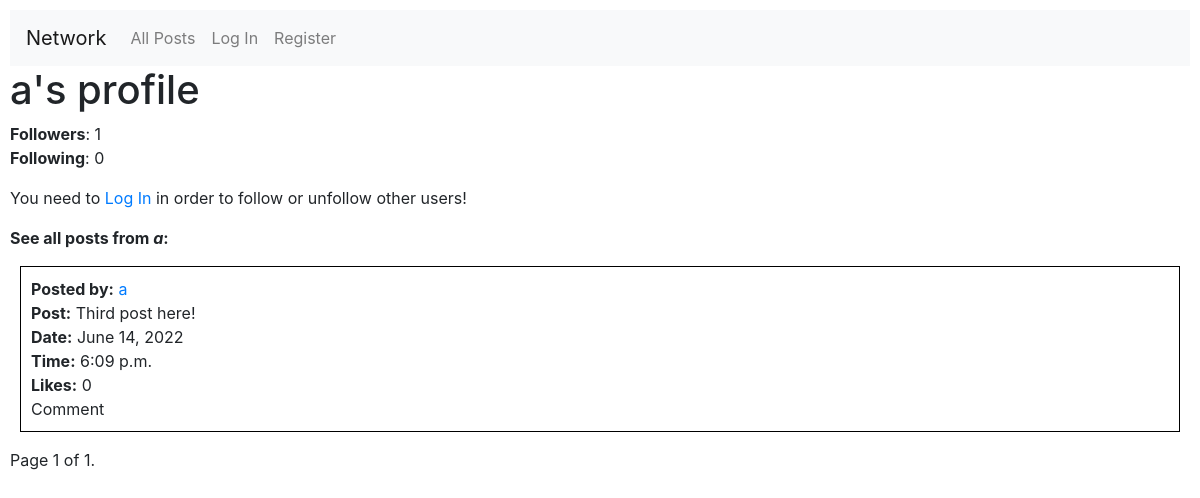
The page /user/a on the database as committed earlier.
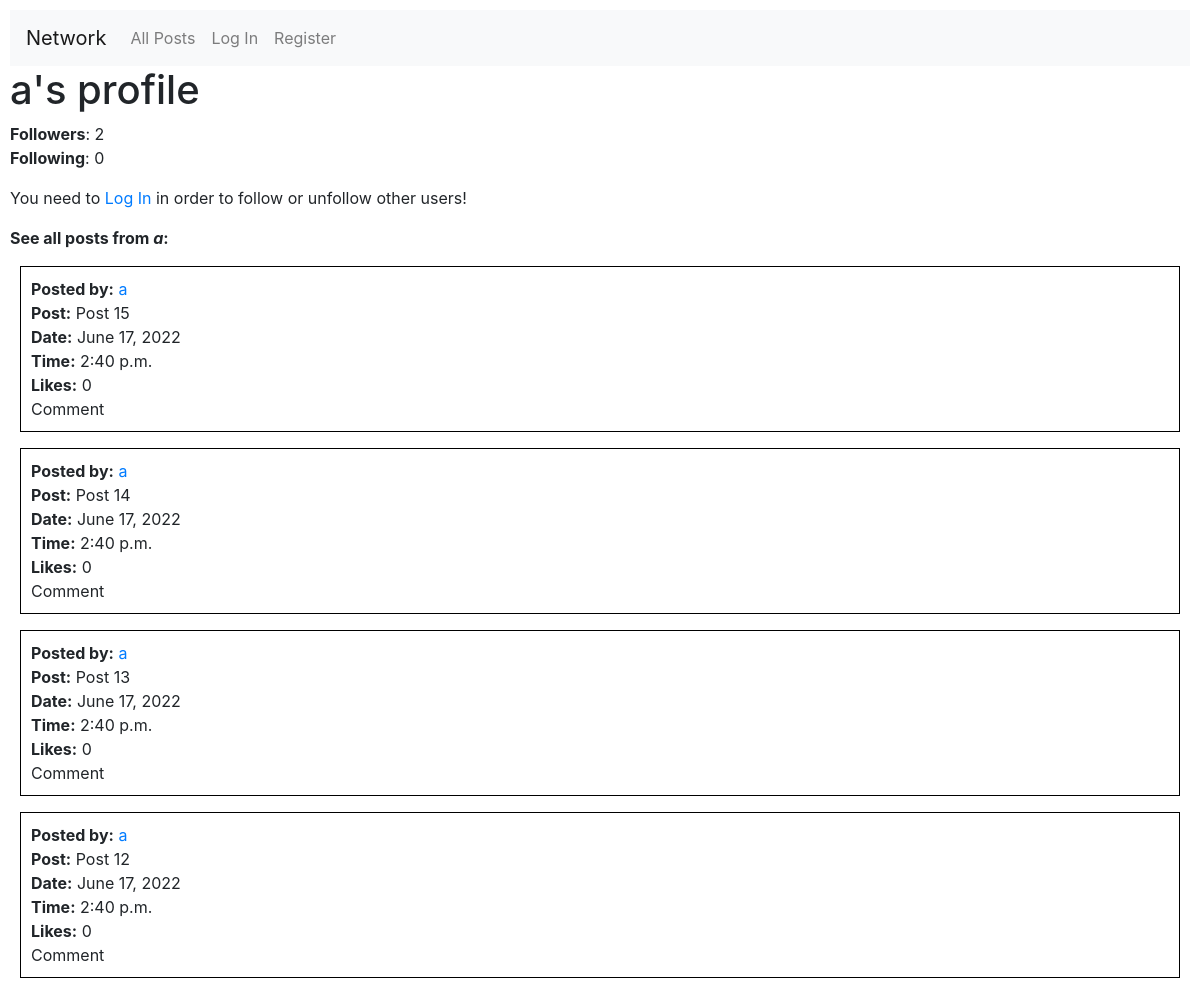
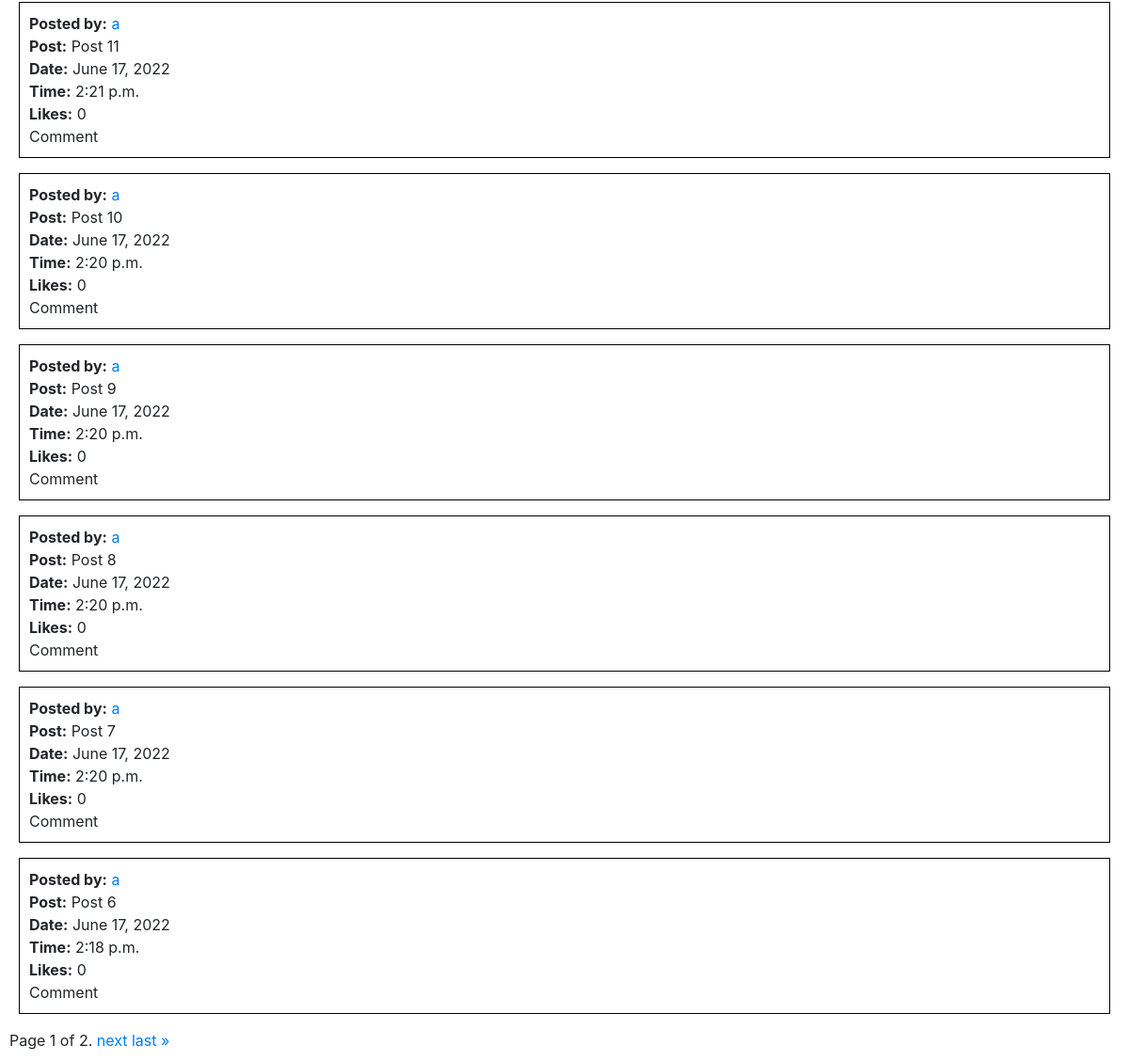
The same page on the database as committed later (2 pictures, top to bottom).
### network/models.py (models this page shows, shortened)
class Post(models.Model):
    userid = models.ForeignKey(User, on_delete=models.CASCADE, related_name="user")
    post = models.TextField(max_length=500)
    datetime = models.DateTimeField(default=datetime.now)
    likes = models.IntegerField(default=0)

class User(AbstractUser):
    pass
    def __str__(self):
        return f"USER NUMBER '{self.id}' is '{self.username}'. LAST CONNEXION: {self.last_login}."

### network/views.py (the view)
# urls.py: path("user/<str:username>", views.profile_page, name="profile_page"),
def profile_page(request, username):
    if request.method == "POST":
        if 'follow' in request.POST:
            try:
                user_profiled = User.objects.filter(username=username)
                user_profiled_id = user_profiled.values_list('id', flat=True)
                user_profiled_id = user_profiled_id[0]
                user_posts = Post.objects.filter(userid=user_profiled_id).order_by('-id')
                paginator = Paginator(user_posts, 10) # test Paginator with 10 per page
                page_number = request.GET.get('page')
                page_obj = paginator.get_page(page_number)
                amount_of_followers = Follower.objects.filter(followed=user_profiled_id).count()
                amount_of_following = Follower.objects.filter(follower=user_profiled_id).count()
                user_logged_in = request.user.id
                isfollowing = Follower.objects.filter(followed=user_profiled_id,follower=user_logged_in).count()
                followed = User.objects.filter(id=user_profiled_id)
                followed = followed[0]
                follower = User.objects.filter(id=user_logged_in)
                follower = follower[0]
                follow = Follower(followed=followed,follower=follower)
                follow.save()
                amount_of_followers = Follower.objects.filter(followed=user_profiled_id).count()
                amount_of_following = Follower.objects.filter(follower=user_profiled_id).count()
                isfollowing = Follower.objects.filter(followed=user_profiled_id,follower=user_logged_in).count()
                return render(request, "network/profile.html", {
                            "username": username,
                            "user_profiled": user_profiled,
                            "user_profiled_id": user_profiled_id,
                            "amount_of_followers": amount_of_followers,
                            "amount_of_following": amount_of_following,
                            "user_logged_in": user_logged_in,
                            "isfollowing": isfollowing,
                            "user_posts": user_posts,
                            "post_request": "follow",
                            "page_obj": page_obj
                        })
            except IndexError:
                return render(request, "network/missingprofile.html", {
                            "username": username,
                        })
        elif 'unfollow' in request.POST:
            try:
                user_profiled = User.objects.filter(username=username)
                user_profiled_id = user_profiled.values_list('id', flat=True)
                user_profiled_id = user_profiled_id[0]
                user_posts = Post.objects.filter(userid=user_profiled_id).order_by('-id')
                paginator = Paginator(user_posts, 10) # test Paginator with 10 per page
                page_number = request.GET.get('page')
                page_obj = paginator.get_page(page_number)
                amount_of_followers = Follower.objects.filter(followed=user_profiled_id).count()
                amount_of_following = Follower.objects.filter(follower=user_profiled_id).count()
                user_logged_in = request.user.id
                user_logged_in = int(user_logged_in)
                isfollowing = Follower.objects.filter(followed=user_profiled_id,follower=user_logged_in).count()
                followed = User.objects.filter(id=user_profiled_id)
                followed = followed[0]
                follower = User.objects.filter(id=user_logged_in)
                follower = follower[0]
                follow = Follower.objects.filter(followed=followed,follower=follower)
                follow.delete()
                amount_of_followers = Follower.objects.filter(followed=user_profiled_id).count()
                amount_of_following = Follower.objects.filter(follower=user_profiled_id).count()
                isfollowing = Follower.objects.filter(followed=user_profiled_id,follower=user_logged_in).count()
                return render(request, "network/profile.html", {
                            "username": username,
                            "user_profiled": user_profiled,
                            "user_profiled_id": user_profiled_id,
                            "amount_of_followers": amount_of_followers,
                            "amount_of_following": amount_of_following,
                            "user_logged_in": user_logged_in,
                            "isfollowing": isfollowing,
                            "user_posts": user_posts,
                            "post_request": "unfollow",
                            "page_obj": page_obj
                        })
            except IndexError:
                return render(request, "network/missingprofile.html", {
                            "username": username,
                        })
    else:
        try:
            user_profiled = User.objects.filter(username=username)
            user_profiled_id = user_profiled.values_list('id', flat=True)
            user_profiled_id = user_profiled_id[0]
            user_posts = Post.objects.filter(userid=user_profiled_id).order_by('-id')
            paginator = Paginator(user_posts, 10) # test Paginator with 10 per page
            page_number = request.GET.get('page')
            page_obj = paginator.get_page(page_number)
            amount_of_followers = Follower.objects.filter(followed=user_profiled_id).count()
            amount_of_following = Follower.objects.filter(follower=user_profiled_id).count()
            user_logged_in = request.user.id
            isfollowing = Follower.objects.filter(followed=user_profiled_id,follower=user_logged_in).count()
            return render(request, "network/profile.html", {
                        "username": username,
                        "user_profiled": user_profiled,
                        "user_profiled_id": user_profiled_id,
                        "amount_of_followers": amount_of_followers,
                        "amount_of_following": amount_of_following,
                        "user_logged_in": user_logged_in,
                        "isfollowing": isfollowing,
                        "user_posts": user_posts,
                        "page_obj": page_obj
                    })
        except IndexError:
            return render(request, "network/missingprofile.html", {
                        "username": username,
                    })

### network/templates/network/profile.html (shortened to what this page needs)
{% extends "network/layout.html" %}
{% block body %}
    <h1>{{ username }}'s profile</h1>
    <b>Followers</b>: {{ amount_of_followers }}
    <br>
    <b>Following</b>: {{ amount_of_following }}
    {% if username == user.username %}
        <i>This is your own profile, you cannot follow or unfollow yourself :)</i>
        <p>
        </p>
    {% else %}
        {% if not user_logged_in %}
            You need to <a href="{% url 'login' %}">Log In</a> in order to follow or unfollow other users!
        {% endif %}
    {% endif %}
    <b>See all posts from <i>{{ username }}</i>:</b>
    {% for user_post in page_obj %}
        <div class="subdiv">
            <b>Posted by:</b> <a href="{% url 'profile_page' user_post.userid.username %}">{{ user_post.userid.username }}</a>
            <br>
            <b>Post:</b> {{ user_post.post }}
            <br>
            <b>Date:</b> {{ user_post.datetime.date }}
            <br>
            <b>Time:</b> {{ user_post.datetime.time }}
            <br>
            <b>Likes:</b> {{ user_post.likes }}
            <br>
            Comment
            <br>
        </div>
    {% empty %}
        <i>{{ username }}</i> hasn't published any post, yet.
        <p></p>
    {% endfor %}
    <div class="pagination">
        <span class="step-links">
            <span class="current">
                Page {{ page_obj.number }} of {{ page_obj.paginator.num_pages }}.
            </span>
            {% if page_obj.has_next %}
                <a href="?page={{ page_obj.next_page_number }}">next</a>
                <a href="?page={{ page_obj.paginator.num_pages }}">last &raquo;</a>
            {% endif %}
        </span>
    </div>
{% endblock %}

### network/templates/network/layout.html (shortened to what this page needs)
{% load static %}
<!DOCTYPE html>
<html lang="en">
    <head>
        <link rel="stylesheet" href="https://stackpath.bootstrapcdn.com/bootstrap/4.4.1/css/bootstrap.min.css">
        <link href="{% static 'network/styles.css' %}" rel="stylesheet">
    </head>
    <body>
        <nav class="navbar navbar-expand-lg navbar-light bg-light">
            <a class="navbar-brand" href="#">Network</a>
            <div>
              <ul class="navbar-nav mr-auto">
                <li class="nav-item">
                  <a class="nav-link" href="{% url 'index' %}">All Posts</a>
                </li>
                {% if user.is_authenticated %}
                    <li class="nav-item">
                        <a class="nav-link" href="{% url 'following' %}">Following</a>
                    </li>
                    <li class="nav-item">
                        <a class="nav-link" href="{% url 'logout' %}">Log Out</a>
                    </li>
                {% else %}
                    <li class="nav-item">
                        <a class="nav-link" href="{% url 'login' %}">Log In</a>
                    </li>
                    <li class="nav-item">
                        <a class="nav-link" href="{% url 'register' %}">Register</a>
                    </li>
                {% endif %}
              </ul>
            </div>
          </nav>
        <div class="body">
            {% block body %}
            {% endblock %}
        </div>
    </body>
</html>

### network/static/network/styles.css (style rules this page uses)
body { padding: 10px; }
.subdiv { border: black; border-width: 1px; border-style: solid; margin: 10px; padding: 10px; }

Rows that differ between the two databases and show on the page:
no longer on this page (row unchanged): Post: userid.username "a", post "Third post here!", datetime "June 14, 2022", datetime.time "6:09 p.m.", likes "0"
added Post: userid.username "a", post "Post 15", datetime "June 17, 2022", datetime.time "2:40 p.m.", likes "0"
added Post: userid.username "a", post "Post 14", datetime "June 17, 2022", datetime.time "2:40 p.m.", likes "0"
added Post: userid.username "a", post "Post 13", datetime "June 17, 2022", datetime.time "2:40 p.m.", likes "0"
added Post: userid.username "a", post "Post 12", datetime "June 17, 2022", datetime.time "2:40 p.m.", likes "0"
added Post: userid.username "a", post "Post 11", datetime "June 17, 2022", datetime.time "2:21 p.m.", likes "0"
added Post: userid.username "a", post "Post 10", datetime "June 17, 2022", datetime.time "2:20 p.m.", likes "0"
added Post: userid.username "a", post "Post 9", datetime "June 17, 2022", datetime.time "2:20 p.m.", likes "0"
added Post: userid.username "a", post "Post 8", datetime "June 17, 2022", datetime.time "2:20 p.m.", likes "0"
added Post: userid.username "a", post "Post 7", datetime "June 17, 2022", datetime.time "2:20 p.m.", likes "0"
added Post: userid.username "a", post "Post 6", datetime "June 17, 2022", datetime.time "2:18 p.m.", likes "0"
Other text that changed with them:
{{ amount_of_followers }}: "1" → "2"
{{ page_obj.paginator.num_pages }}: "1" → "2"
text now shown: "next last »"
